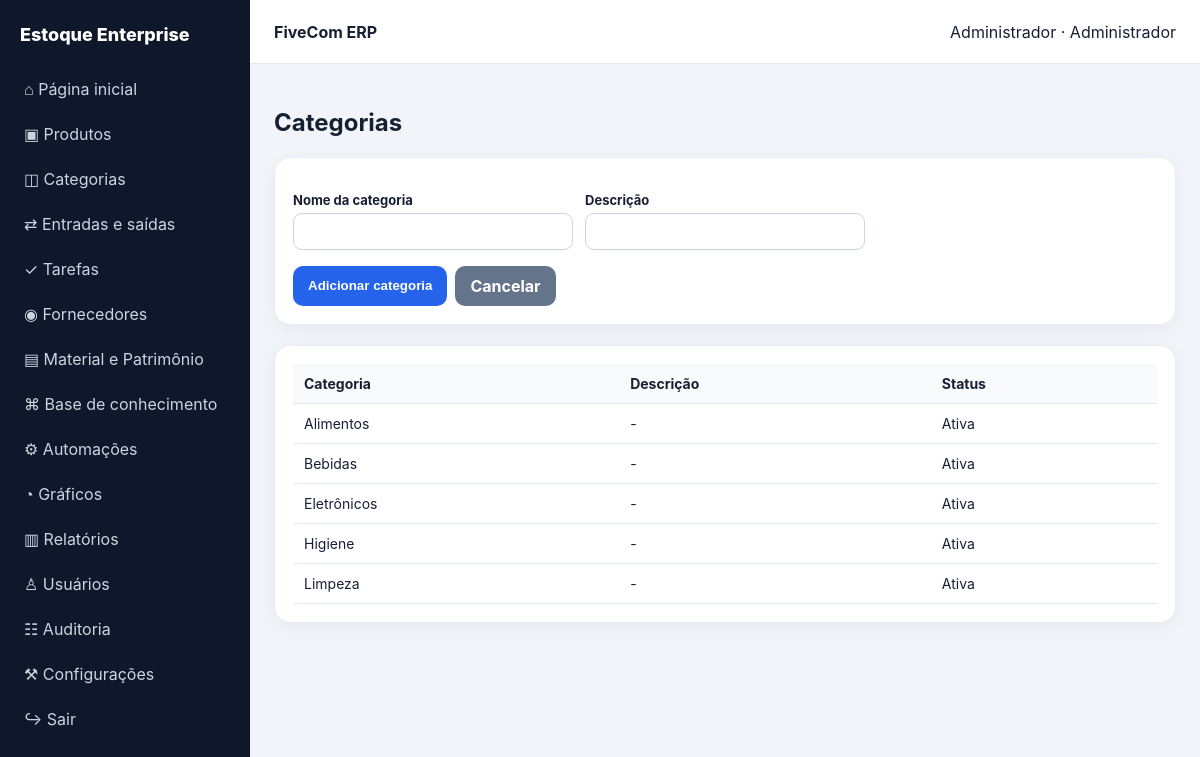
/categories (signed in), run on the app's committed database.
### app.py (models this page shows)
class Setting(db.Model):
 id=db.Column(db.Integer,primary_key=True); system_name=db.Column(db.String(120),default='FiveCom ERP'); company_name=db.Column(db.String(120),default='Estoque Enterprise'); browser_title=db.Column(db.String(120),default='FiveCom ERP'); primary_color=db.Column(db.String(20),default='#2563eb'); secondary_color=db.Column(db.String(20),default='#0f172a'); logo=db.Column(db.String(255)); login_logo=db.Column(db.String(255)); favicon=db.Column(db.String(255)); login_position=db.Column(db.String(20),default='center'); footer=db.Column(db.String(255),default='Documento gerado automaticamente pelo FiveCom ERP'); disabled_modules=db.Column(db.Text,default='')

class User(UserMixin,db.Model):
 id=db.Column(db.Integer,primary_key=True); name=db.Column(db.String(120),nullable=False); username=db.Column(db.String(80),unique=True,nullable=False); password=db.Column(db.String(255),nullable=False); role=db.Column(db.String(30),default='Operador'); active=db.Column(db.Boolean,default=True); permissions=db.Column(db.Text,default='')
 def can(self,m): return self.role=='Administrador' or m in (self.permissions or '').split(',')

class Category(db.Model):
 id=db.Column(db.Integer,primary_key=True); name=db.Column(db.String(100),unique=True,nullable=False); description=db.Column(db.Text); active=db.Column(db.Boolean,default=True)

### app.py (the view)
@app.route('/categories',methods=['GET','POST'])
@login_required
def categories():
 if request.method=='POST':
  db.session.add(Category(name=request.form['name'],description=request.form.get('description')));db.session.commit();audit('Categoria criada: '+request.form['name']);return redirect(url_for('categories'))
 return render_template('categories.html',items=Category.query.order_by(Category.name).all())

### app.py (called while the page is built)
@login.user_loader
def load_user(i): return db.session.get(User,int(i))

def settings():
 s=Setting.query.first()
 if not s:s=Setting();db.session.add(s);db.session.commit()
 return s

@app.context_processor
def ctx():
 s=settings(); return dict(cfg=s,module_enabled=lambda m:m not in (s.disabled_modules or '').split(','),now=datetime.now())

### templates/categories.html
{% extends 'base.html' %}{% block content %}<h1>Categorias</h1><form class="card" method="post"><div class="form-grid"><p><label>Nome da categoria</label><input name="name" required></p><p><label>Descrição</label><input name="description"></p></div><div class="actions"><button class="btn">Adicionar categoria</button><a class="btn secondary" href="{{url_for('products')}}">Cancelar</a></div></form><br><div class="card table-wrap"><table><tr><th>Categoria</th><th>Descrição</th><th>Status</th></tr>{% for x in items %}<tr><td>{{x.name}}</td><td>{{x.description or '-'}}</td><td>{{'Ativa' if x.active else 'Inativa'}}</td></tr>{% endfor %}</table></div>{% endblock %}

### templates/base.html (shortened to what this page needs)
<!doctype html><html lang="pt-BR"><head><link rel="stylesheet" href="{{url_for('static',filename='style.css')}}"></head><body><aside class="sidebar" id="side"><div class="brand"><span>{{cfg.company_name}}</span></div><nav class="nav"><a href="{{url_for('home')}}">⌂ Página inicial</a>{% if module_enabled('produtos') and current_user.can('produtos') %}<a href="{{url_for('products')}}">▣ Produtos</a><a href="{{url_for('categories')}}">◫ Categorias</a>{% endif %}{% if module_enabled('movimentacoes') %}<a href="{{url_for('movements')}}">⇄ Entradas e saídas</a>{% endif %}{% if module_enabled('tarefas') %}<a href="{{url_for('tasks')}}">✓ Tarefas</a>{% endif %}{% if module_enabled('fornecedores') %}<a href="{{url_for('suppliers')}}">◉ Fornecedores</a>{% endif %}{% if module_enabled('patrimonio') %}<a href="{{url_for('assets')}}">▤ Material e Patrimônio</a>{% endif %}{% if module_enabled('conhecimento') %}<a href="{{url_for('knowledge')}}">⌘ Base de conhecimento</a>{% endif %}{% if module_enabled('automacoes') %}<a href="{{url_for('automations')}}">⚙ Automações</a>{% endif %}{% if module_enabled('graficos') %}<a href="{{url_for('charts')}}">◔ Gráficos</a>{% endif %}{% if module_enabled('relatorios') %}<a href="{{url_for('reports')}}">▥ Relatórios</a>{% endif %}{% if current_user.role=='Administrador' %}<a href="{{url_for('users')}}">♙ Usuários</a><a href="{{url_for('audits')}}">☷ Auditoria</a><a href="{{url_for('config')}}">⚒ Configurações</a>{% endif %}<a href="{{url_for('logout')}}">↪ Sair</a></nav></aside><main class="main"><header class="top"><strong>{{cfg.system_name}}</strong><span>{{current_user.name}} · {{current_user.role}}</span></header><section class="content">{% block content %}{% endblock %}</section></main></body></html>

### static/style.css (style rules this page uses)
:root { --primary:#2563eb;--secondary:#0f172a }
* { box-sizing:border-box }
body { margin:0;font-family:Inter,system-ui,Arial;background:#f1f5f9;color:#172033 }
a { text-decoration:none;color:inherit }
.sidebar { position:fixed;inset:0 auto 0 0;width:250px;background:var(--secondary);color:#fff;padding:18px 12px;overflow:auto }
.brand { display:flex;align-items:center;gap:10px;font-weight:800;font-size:18px;padding:6px 8px 20px }
.nav a { display:block;padding:11px 12px;border-radius:10px;margin:3px 0;color:#cbd5e1 }
.main { margin-left:250px;min-height:100vh }
.top { height:64px;background:#fff;display:flex;align-items:center;justify-content:space-between;padding:0 24px;border-bottom:1px solid #e2e8f0;position:sticky;top:0;z-index:5 }
.content { padding:24px;max-width:1500px;margin:auto }
.card { background:#fff;border-radius:16px;padding:18px;box-shadow:0 4px 18px #0f172a0d;border:1px solid #e8edf3 }
.btn { background:var(--primary);color:#fff;border:0;padding:10px 15px;border-radius:10px;cursor:pointer;font-weight:650 }
.btn.secondary { background:#64748b }
.actions { display:flex;gap:8px;flex-wrap:wrap }
.form-grid { display:grid;grid-template-columns:repeat(3,1fr);gap:12px }
label { font-size:13px;font-weight:700;display:block;margin-bottom:5px }
input,select,textarea { width:100%;padding:10px;border:1px solid #cbd5e1;border-radius:9px;background:#fff }
.table-wrap { overflow:auto }
table { width:100%;border-collapse:collapse }
th,td { text-align:left;padding:11px;border-bottom:1px solid #e2e8f0;font-size:14px }
th { background:#f8fafc }

### data on the page
Setting: company_name "Estoque Enterprise", system_name "FiveCom ERP"
User: name "Administrador", role "Administrador"
Category: name "Alimentos", description "-", active "Ativa"
Category: name "Bebidas", description "-", active "Ativa"
Category: name "Eletrônicos", description "-", active "Ativa"
Category: name "Higiene", description "-", active "Ativa"
Category: name "Limpeza", description "-", active "Ativa"
